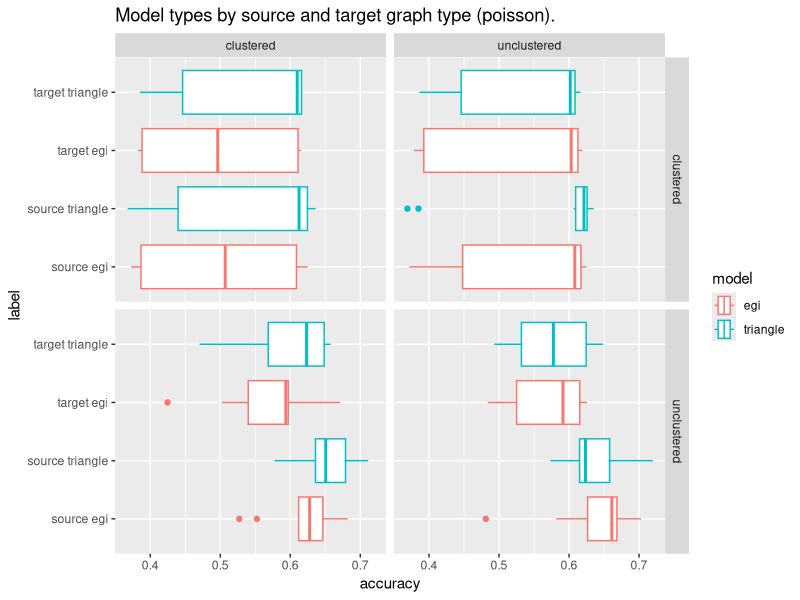
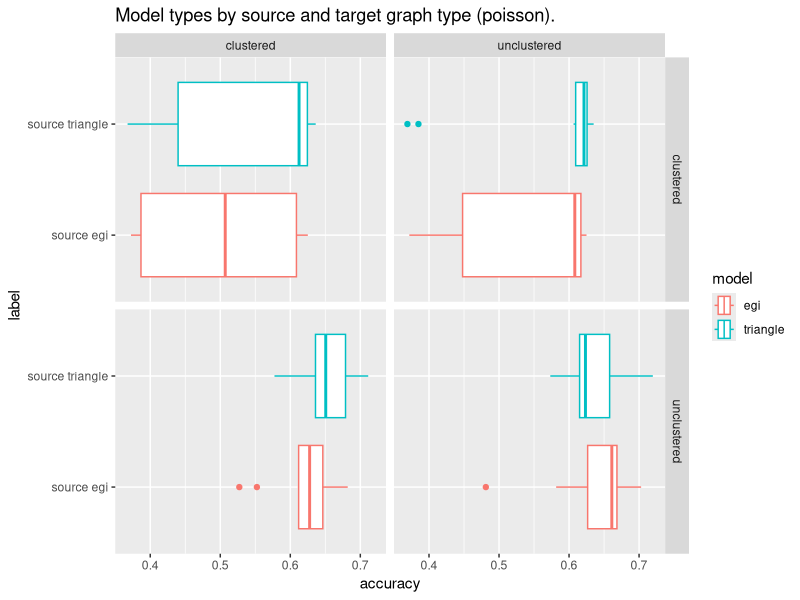
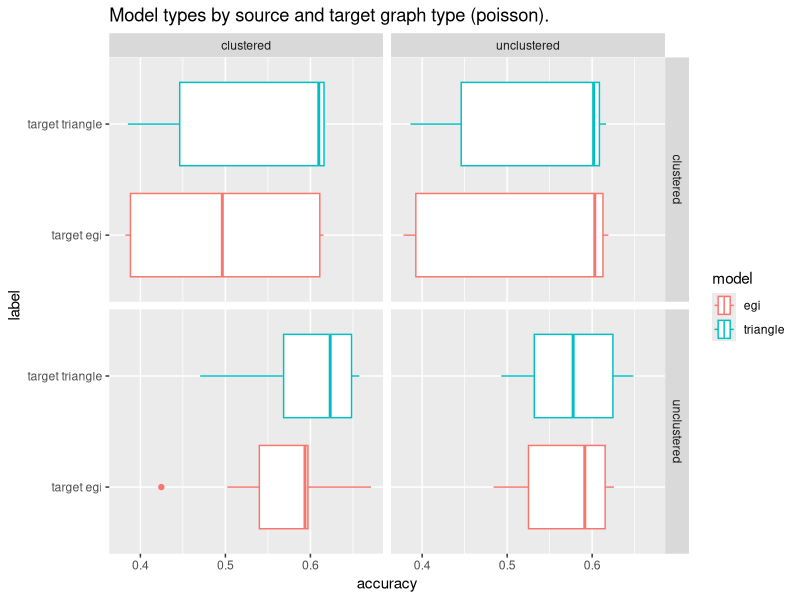

Source code (R) for these figures, in order:
## ---- chunk 1
knitr::opts_chunk$set(echo = TRUE)
## ---- chunk 2
library(readr)
library(dplyr)
library(knitr)
library(tidyr)
library(ggplot2)
library(stringr)
## ---- chunk 3
data <- read_csv("datapoisson.csv")
## ---- chunk 4
grouped<- data %>% group_by(src,target,model) %>% 
  summarise(`source-accuracy` = mean(`source-accuracy`),
            `target-accuracy` = mean(`target-accuracy`))

knitr::kable(grouped)
## ---- chunk 5

plotMe <- function(df) {
  p <- ggplot(df ,aes(x=`accuracy`,y=`label`,colour=`model`)) + 
       geom_boxplot() + 
       facet_grid(rows=vars(`src`),cols=vars(`target`)) +
       ggtitle("Model types by source and target graph type (poisson).")

  return(p)
}
## ---- chunk 6
plotData <- data %>%
  pivot_longer(cols=c(`source-accuracy`,`target-accuracy`),
               names_to="srctarget",values_to="accuracy") %>%

  mutate(`srctarget`=str_replace(`srctarget`,"source-accuracy","source")) %>%
  mutate(`srctarget`=str_replace(`srctarget`,"target-accuracy","target")) %>%    
  unite(`srctarget`,`model`,col=`label`,sep=" ",remove=FALSE) 

plotMe(plotData)
## ---- chunk 7
plotMe(filter(plotData,`srctarget` == "source"))
## ---- chunk 8
plotMe(filter(plotData,`srctarget` == "target"))
